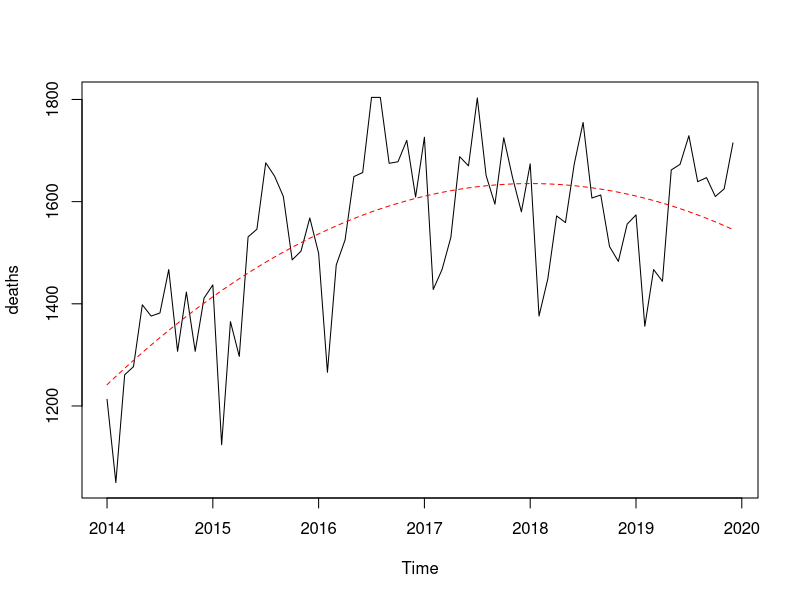
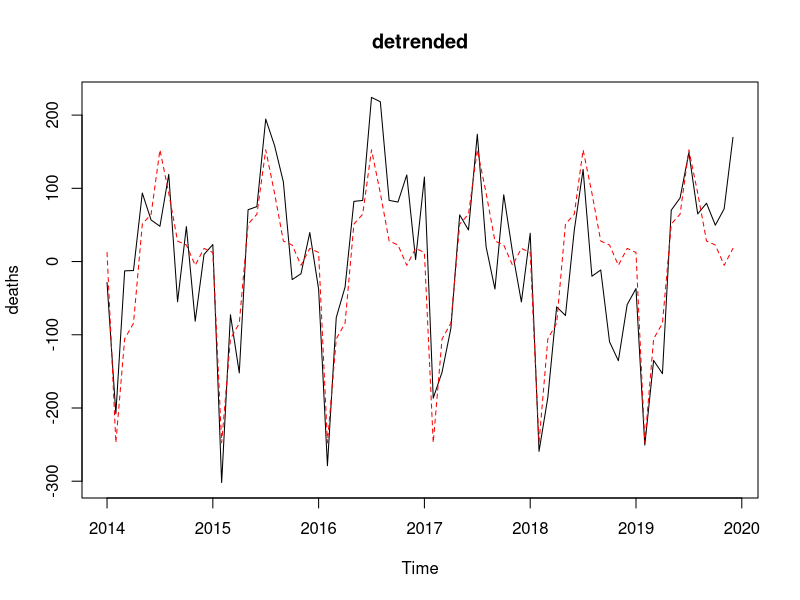
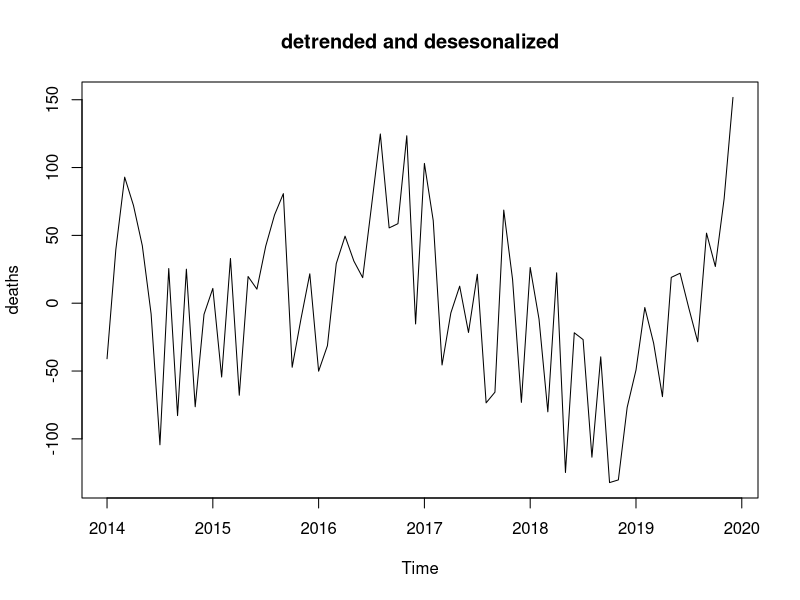
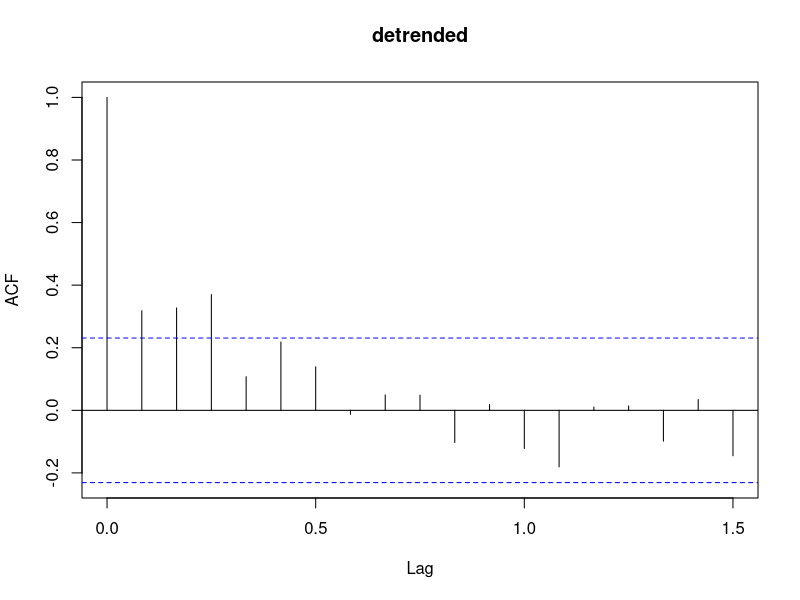
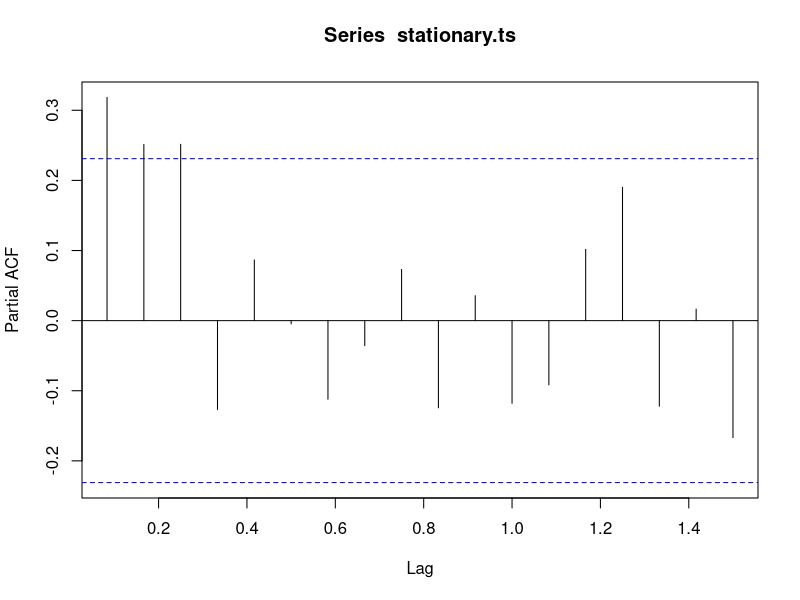

These figures' R source, in order:
## ---- chunk 1
library(readr)
deaths.all <- read_csv("Monthly_Counts_of_Deaths_by_Select_Causes__2014-2019.csv")
sorted.deaths <- data.frame(Homicides = dplyr::arrange(deaths.all, Year, Month)$`Assault (Homicide)`)
write_csv(sorted.deaths,"deaths.csv")
## ---- chunk 2
deaths <- ts(sorted.deaths, start = 2014, frequency = 12)

t <- time(deaths)
coef <- lm(deaths ~ poly(t, 2, raw = TRUE))$coefficients

trend <- coef[1] + coef[2]*t + coef[3]*t^2
plot(deaths, ylab = "deaths")
lines(trend, col = "red", lty = 2)

detrended <- deaths - trend

M = factor(rep(month.abb, length.out = 72), levels = month.abb)
seasonal.means <- lm(detrended ~ M + 0)$coefficients
seasonality <- ts(rep(seasonal.means, length.out = 72), start = 2014, frequency = 12)


plot(detrended, ylab = "deaths", main = "detrended")
lines(seasonality, col = "red", lty = 2)

stationary.ts <- detrended - seasonality

plot(stationary.ts, ylab = "deaths", main = "detrended and desesonalized")

acf(stationary.ts)
pacf(stationary.ts)
